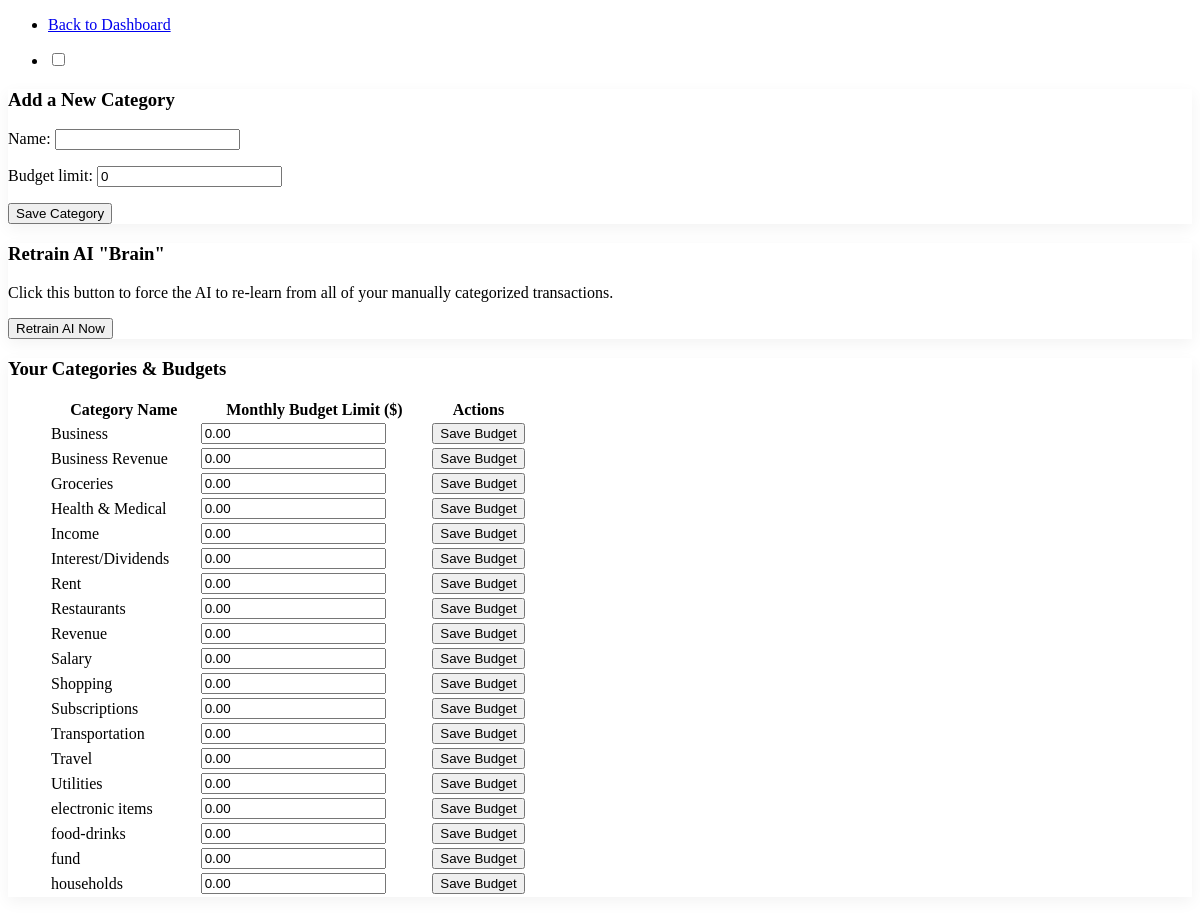
The page /categories/ (signed in) on the database its author committed.
### tracker/models.py (models this page shows, shortened)
class Category(models.Model):
    user = models.ForeignKey(User, on_delete=models.CASCADE, related_name='categories')
    name = models.CharField(max_length=100)
    budget_limit = models.DecimalField(max_digits=10, decimal_places=2, default=0)
    class Meta:
        unique_together = ('user', 'name')
        verbose_name_plural = "Categories"

### tracker/views.py (the view)
# urls.py: path('categories/', views.manage_categories, name='manage_categories'),
@login_required
def manage_categories(request):
    if request.method == 'POST':
        if 'update_category_id' in request.POST:
            category_id = request.POST.get('update_category_id')
            category = get_object_or_404(Category, id=category_id, user=request.user)
            new_limit = request.POST.get(f'budget_{category_id}')
            try:
                category.budget_limit = new_limit
                category.save()
                messages.success(request, f'Budget for "{category.name}" updated!')
            except Exception as e:
                messages.error(request, f'Error updating budget: {e}')
        else:
            form = CategoryForm(request.POST)
            if form.is_valid():
                category = form.save(commit=False)
                category.user = request.user
                try:
                    category.save()
                    messages.success(request, 'New category added!')
                except Exception:
                    messages.error(request, 'That category name already exists.')
        return redirect('manage_categories')
    else:
        form = CategoryForm()
    categories = Category.objects.filter(user=request.user).order_by('name')
    context = {'form': form, 'categories': categories}
    return render(request, 'tracker/manage_categories.html', context)

### tracker/forms.py
class CategoryForm(forms.ModelForm):
    class Meta:
        model = Category
        fields = ['name', 'budget_limit']

### tracker/templates/tracker/manage_categories.html (shortened to what this page needs)
{% extends 'base.html' %}
{% block content %}
<nav>
  <ul>
    <li><a href="{% url 'dashboard' %}">Back to Dashboard</a></li>
  </ul>
  <ul>
    <li title="Toggle dark/light mode">
      <label for="theme-switcher" style="margin-bottom: 0;">
        <input type="checkbox" id="theme-switcher" role="switch">
      </label>
    </li>
  </ul>
</nav>
<div class="grid">
  <article>
    <h3>Add a New Category</h3>
    <form method="post" action="{% url 'manage_categories' %}">
      {{ form.as_p }}
      <button type="submit">Save Category</button>
    </form>
  </article>
  <article>
    <h3>Retrain AI "Brain"</h3>
    <p>
      Click this button to force the AI to re-learn from all of your
      manually categorized transactions.
    </p>
    <form action="{% url 'retrain_ai' %}" method="post">
      <button type="submit">Retrain AI Now</button>
    </form>
  </article>
</div>
<article>
  <h3>Your Categories & Budgets</h3>
  <form method="post" action="{% url 'manage_categories' %}">
    <figure>
      <table role="grid">
        <thead>
          <tr>
            <th scope="col">Category Name</th>
            <th scope="col">Monthly Budget Limit ($)</th>
            <th scope="col" style="width: 20%;">Actions</th>
          </tr>
        </thead>
        <tbody>
          {% for category in categories %}
            <tr>
              <td>{{ category.name }}</td>
              <td>
                <input
                  type="number"
                  step="0.01"
                  name="budget_{{ category.id }}"
                  value="{{ category.budget_limit|floatformat:2 }}">
              </td>
              <td>
                <button
                  type="submit"
                  name="update_category_id"
                  value="{{ category.id }}">
                  Save Budget
                </button>
              </td>
            </tr>
          {% empty %}
            <tr>
              <td colspan="3">You haven't added any categories yet.</td>
            </tr>
          {% endfor %}
        </tbody>
      </table>
    </figure>
  </form>
</article>
{% endblock %}

### static/css/main.css (style rules this page uses)
article { box-shadow: 0 5px 15px rgba(0, 0, 0, 0.05); transition: all 0.3s ease; border: 1px solid var(--pico-card-border-color); }

### rows shown on the page
Category: name "Business", budget_limit "0.00", {{ category.id }} 14 (drawn)
Category: name "Business Revenue", budget_limit "0.00", {{ category.id }} 17 (drawn)
Category: name "Groceries", budget_limit "0.00", {{ category.id }} 1 (drawn)
Category: name "Health & Medical", budget_limit "0.00", {{ category.id }} 13 (drawn)
Category: name "Income", budget_limit "0.00", {{ category.id }} 11 (drawn)
Category: name "Interest/Dividends", budget_limit "0.00", {{ category.id }} 16 (drawn)
Category: name "Rent", budget_limit "0.00", {{ category.id }} 2 (drawn)
Category: name "Restaurants", budget_limit "0.00", {{ category.id }} 10 (drawn)
Category: name "Revenue", budget_limit "0.00", {{ category.id }} 15 (drawn)
Category: name "Salary", budget_limit "0.00", {{ category.id }} 18 (drawn)
Category: name "Shopping", budget_limit "0.00", {{ category.id }} 9 (drawn)
Category: name "Subscriptions", budget_limit "0.00", {{ category.id }} 3 (drawn)
Category: name "Transportation", budget_limit "0.00", {{ category.id }} 4 (drawn)
Category: name "Travel", budget_limit "0.00", {{ category.id }} 12 (drawn)
Category: name "Utilities", budget_limit "0.00", {{ category.id }} 8 (drawn)
Category: name "electronic items", budget_limit "0.00", {{ category.id }} 5 (drawn)
Category: name "food-drinks", budget_limit "0.00", {{ category.id }} 6 (drawn)
Category: name "fund", budget_limit "0.00", {{ category.id }} 19 (drawn)
Category: name "households", budget_limit "0.00", {{ category.id }} 7 (drawn)
